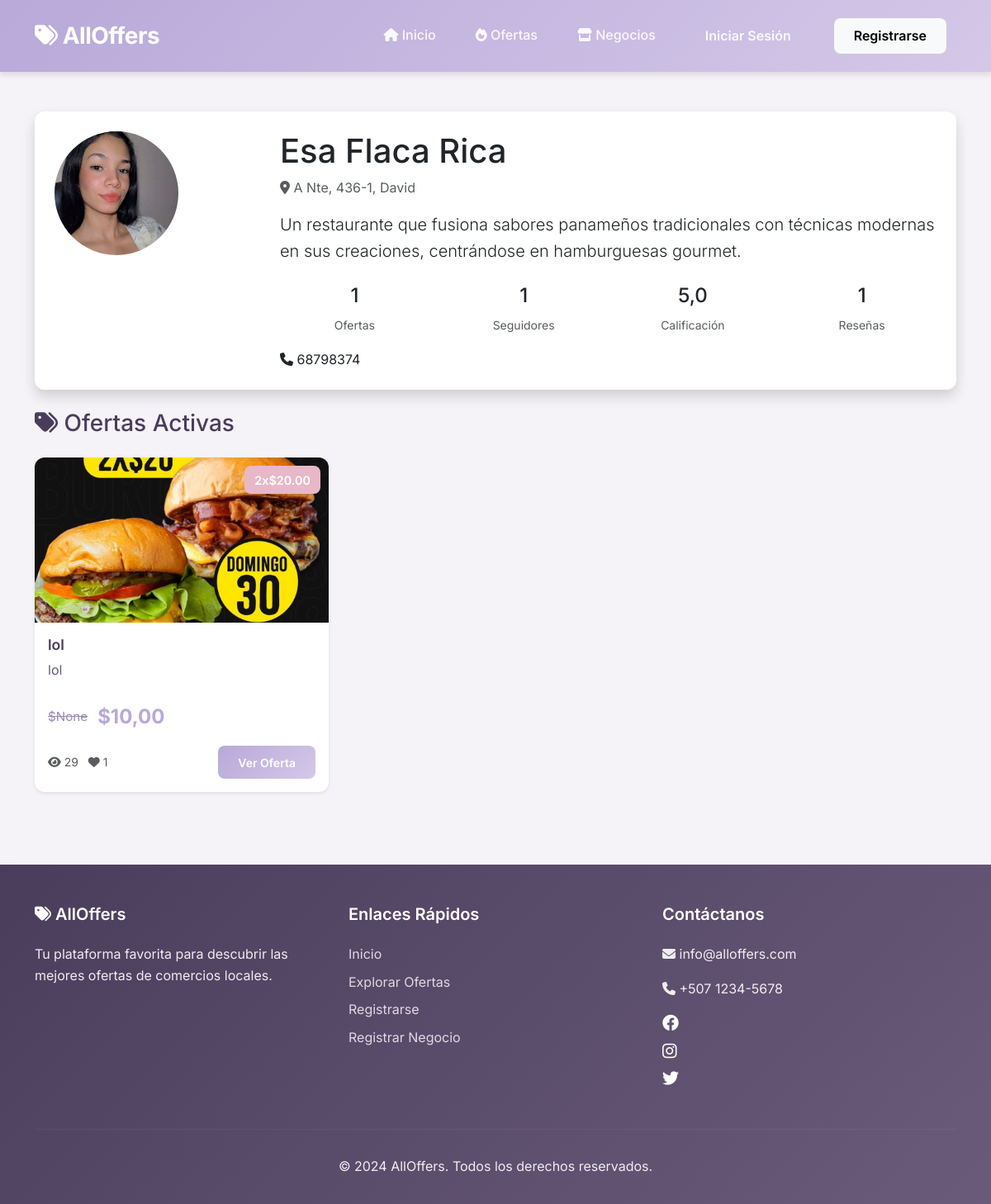
The page /business/2/ on the database its author committed.
### core/models.py (models this page shows, shortened)
class User(AbstractUser):
    ROLE_CHOICES = [
        ('admin', 'Administrador'),
        ('business', 'Empresa'),
        ('user', 'Usuario Final'),
    ]
    role = models.CharField(max_length=10, choices=ROLE_CHOICES, default='user')
    profile_image = models.ImageField(upload_to='profiles/', null=True, blank=True)
    latitude = models.FloatField(null=True, blank=True)
    longitude = models.FloatField(null=True, blank=True)
    location_name = models.CharField(max_length=255, blank=True)
    phone = models.CharField(max_length=20, blank=True)
    notifications_enabled = models.BooleanField(default=True)
    business_name = models.CharField(max_length=200, blank=True)
    business_description = models.TextField(blank=True)
    business_verified = models.BooleanField(default=False)
    business_vetted = models.BooleanField(default=False)
    veto_reason = models.TextField(blank=True)
    following_businesses = models.ManyToManyField(
        'self',
        symmetrical=False,
        related_name='followers',
        blank=True
    )
    following_categories = models.ManyToManyField(
        'Category',
        related_name='followers',
        blank=True
    )

class Offer(models.Model):
    business = models.ForeignKey(User, on_delete=models.CASCADE, related_name='offers')
    category = models.ForeignKey(Category, on_delete=models.PROTECT, related_name='offers')
    title = models.CharField(max_length=200)
    description = models.TextField()
    image = models.ImageField(upload_to='offers/', null=True, blank=True)
    original_price = models.DecimalField(
        max_digits=10,
        decimal_places=2,
        null=True,
        blank=True,
        validators=[MinValueValidator(Decimal('0.01'))],
        help_text="Precio unitario original. Opcional para ofertas tipo 'buy_x_for_price' (aplica a todo el menú)"
    )
    discount_type = models.CharField(
        max_length=20,
        choices=[
            ('percentage', 'Porcentaje'),
            ('fixed', 'Cantidad Fija'),
            ('buy_x_get_y', 'Compra X Lleva Y (ej: 2x1)'),
            ('buy_x_for_price', 'Compra X por Precio (ej: 2x20$)'),
        ],
        default='percentage'
    )
    discount_value = models.DecimalField(
        max_digits=10,
        decimal_places=2,
        null=True,
        blank=True,
        validators=[MinValueValidator(Decimal('0.01'))],
        help_text="Solo para tipos 'percentage' y 'fixed'"
    )
    quantity_x = models.PositiveIntegerField(
        default=1,
        help_text="Cantidad X (ej: para 2x1, X=2). Solo para tipos 'buy_x_get_y' y 'buy_x_for_price'"
    )
    quantity_y = models.PositiveIntegerField(
        default=1,
        null=True,
        blank=True,
        help_text="Cantidad Y (ej: para 2x1, Y=1). Solo para tipo 'buy_x_get_y'"
    )
    bundle_price = models.DecimalField(
        max_digits=10,
        decimal_places=2,
        null=True,
        blank=True,
        validators=[MinValueValidator(Decimal('0.01'))],
        help_text="Precio del paquete (ej: para 2x20$, precio=20). Solo para tipo 'buy_x_for_price'"
    )
    created_at = models.DateTimeField(auto_now_add=True)
    updated_at = models.DateTimeField(auto_now=True)
    expires_at = models.DateTimeField()
    views = models.PositiveIntegerField(default=0)
    likes = models.ManyToManyField(User, related_name='liked_offers', blank=True)
    is_active = models.BooleanField(default=True)
    class Meta:
        ordering = ['-created_at']
    @property
    def final_price(self):
        if self.discount_type == 'percentage':
            if self.discount_value and self.original_price:
                discount_amount = self.original_price * (self.discount_value / 100)
                return self.original_price - discount_amount
            return self.original_price or Decimal('0')
        elif self.discount_type == 'fixed':
            if self.discount_value and self.original_price:
                return max(self.original_price - self.discount_value, Decimal('0'))
            return self.original_price or Decimal('0')
        elif self.discount_type == 'buy_x_get_y':
            if self.quantity_x and self.quantity_y and self.original_price:
                total_items = self.quantity_x + self.quantity_y
                total_price = self.original_price * self.quantity_x
                return total_price / total_items
            return self.original_price or Decimal('0')
        elif self.discount_type == 'buy_x_for_price':
            if self.quantity_x and self.bundle_price:
                return self.bundle_price / self.quantity_x
            return self.original_price or Decimal('0')
        return self.original_price or Decimal('0')
    @property
    def offer_display(self):
        if self.discount_type == 'percentage':
            if self.discount_value:
                return f"-{self.discount_value}%"
            return ""
        elif self.discount_type == 'fixed':
            if self.discount_value:
                return f"-${self.discount_value}"
            return ""
        elif self.discount_type == 'buy_x_get_y':
            if self.quantity_x and self.quantity_y:
                return f"{self.quantity_x}x{self.quantity_y}"
            return ""
        elif self.discount_type == 'buy_x_for_price':
            if self.quantity_x and self.bundle_price:
                return f"{self.quantity_x}x${self.bundle_price}"
            return ""
        return ""

### core/views.py (the view)
# urls.py: path('business/<int:pk>/', views.business_profile, name='business_profile'),
def business_profile(request, pk):
    business = get_object_or_404(User, pk=pk, role='business')
    offers = business.offers.filter(
        is_active=True,
        expires_at__gt=timezone.now()
    ).order_by('-created_at')
    is_following = False
    if request.user.is_authenticated:
        is_following = request.user.following_businesses.filter(id=business.id).exists()
    stats = get_dashboard_stats(business)
    context = {
        'business': business,
        'offers': offers,
        'is_following': is_following,
        'stats': stats,
    }
    return render(request, 'business_dashboard/profile.html', context)

### core/templates/business_dashboard/profile.html (shortened to what this page needs)
{% extends 'base.html' %}
{% load static %}
{% block content %}
<div class="container my-5">
    <div class="card mb-4 shadow">
        <div class="card-body p-4">
            <div class="row">
                <div class="col-md-3 text-center">
                    {% if business.profile_image %}
                    <img src="{{ business.profile_image.url }}" class="rounded-circle mb-3" style="width: 150px; height: 150px; object-fit: cover;">
                    {% else %}
                    <div class="rounded-circle bg-primary text-white d-inline-flex align-items-center justify-content-center mb-3"
                         style="width: 150px; height: 150px; font-size: 4rem;">
                        {{ business.business_name|first|upper }}
                    </div>
                    {% endif %}
                </div>
                <div class="col-md-9">
                    <h1 class="mb-2">{{ business.business_name }}</h1>
                    <p class="text-muted mb-3">
                        <i class="fas fa-map-marker-alt"></i> {{ business.location_name }}
                    </p>
                    <p class="lead">{{ business.business_description }}</p>
                    <div class="row mt-4">
                        <div class="col-md-3 text-center">
                            <h4>{{ stats.total_offers }}</h4>
                            <small class="text-muted">Ofertas</small>
                        </div>
                        <div class="col-md-3 text-center">
                            <h4>{{ stats.followers_count }}</h4>
                            <small class="text-muted">Seguidores</small>
                        </div>
                        <div class="col-md-3 text-center">
                            <h4>{{ stats.avg_rating|floatformat:1 }}</h4>
                            <small class="text-muted">Calificación</small>
                        </div>
                        <div class="col-md-3 text-center">
                            <h4>{{ stats.total_reviews }}</h4>
                            <small class="text-muted">Reseñas</small>
                        </div>
                    </div>
                    {% if business.phone %}
                    <div class="mt-3">
                        <i class="fas fa-phone"></i> {{ business.phone }}
                    </div>
                    {% endif %}
                </div>
            </div>
        </div>
    </div>
    <h3 class="mb-4">
        <i class="fas fa-tags"></i> Ofertas Activas
    </h3>
    <div class="row">
        {% for offer in offers %}
        <div class="col-md-4 col-sm-6 mb-4">
            <div class="card offer-card h-100">
                <span class="offer-badge discount">{{ offer.offer_display }}</span>
                <img src="{% if offer.image %}{{ offer.image.url }}{% else %}{% if business.profile_image %}{{ business.profile_image.url }}{% else %}https://via.placeholder.com/400x200?text=AllOffers{% endif %}{% endif %}"
                     class="card-img-top"
                     alt="{{ offer.title }}">
                <div class="card-body d-flex flex-column">
                    <h5 class="card-title">{{ offer.title }}</h5>
                    <p class="card-text flex-grow-1">{{ offer.description|truncatewords:15 }}</p>
                    <div class="price-section mb-3">
                        <span class="original-price">${{ offer.original_price }}</span>
                        <span class="final-price">${{ offer.final_price }}</span>
                    </div>
                    <div class="d-flex justify-content-between align-items-center">
                        <small class="text-muted">
                            <i class="fas fa-eye"></i> {{ offer.views }}
                            <i class="fas fa-heart ms-2"></i> {{ offer.likes.count }}
                        </small>
                        <a href="{% url 'offer_detail' offer.id %}" class="btn btn-sm btn-primary">Ver Oferta</a>
                    </div>
                </div>
            </div>
        </div>
        {% endfor %}
    </div>
</div>
{% endblock %}

### core/templates/base.html (shortened to what this page needs)
{% load static %}
<!DOCTYPE html>
<html lang="es">
<head>
    <link href="https://cdn.jsdelivr.net/npm/bootstrap@5.3.0/dist/css/bootstrap.min.css" rel="stylesheet">
    <link rel="stylesheet" href="https://cdnjs.cloudflare.com/ajax/libs/font-awesome/6.4.0/css/all.min.css">
    <link rel="stylesheet" href="{% static 'css/main.css' %}">
    <link rel="stylesheet" href="{% static 'css/dashboard.css' %}">
    <link rel="stylesheet" href="{% static 'css/sidebar.css' %}">
</head>
<body>
    <nav class="navbar navbar-expand-lg sticky-top">
        <div class="container">
            <a class="navbar-brand" href="{% url 'home' %}">
                <i class="fas fa-tags"></i> AllOffers
            </a>
            <div class="collapse navbar-collapse" id="navbarNav">
                <ul class="navbar-nav ms-auto">
                    <li class="nav-item">
                        <a class="nav-link" href="{% url 'home' %}">
                            <i class="fas fa-home"></i> Inicio
                        </a>
                    </li>
                    <li class="nav-item">
                        <a class="nav-link" href="{% url 'offers_list' %}">
                            <i class="fas fa-fire"></i> Ofertas
                        </a>
                    </li>
                    <li class="nav-item">
                        <a class="nav-link" href="{% url 'businesses_list' %}">
                            <i class="fas fa-store"></i> Negocios
                        </a>
                    </li>
                    {% if user.is_authenticated %}
                        {% if user.is_admin %}
                            <li class="nav-item">
                                <a class="nav-link" href="{% url 'admin_dashboard' %}">
                                    <i class="fas fa-chart-line"></i> Dashboard
                                </a>
                            </li>
                        {% elif user.is_business %}
                            <li class="nav-item">
                                <a class="nav-link" href="{% url 'business_dashboard' %}">
                                    <i class="fas fa-store"></i> Mi Negocio
                                </a>
                            </li>
                        {% endif %}
                        <li class="nav-item">
                            <a class="nav-link position-relative" href="{% url 'user_notifications' %}">
                                <i class="fas fa-bell"></i>
                                <span class="notification-badge" style="display: none;">0</span>
                            </a>
                        </li>
                        <li class="nav-item dropdown">
                            <a class="nav-link dropdown-toggle" href="#" id="userDropdown" role="button" data-bs-toggle="dropdown">
                                <i class="fas fa-user"></i> {{ user.username }}
                            </a>
                            <ul class="dropdown-menu dropdown-menu-end">
                                <li><a class="dropdown-item" href="{% url 'user_profile' %}">
                                    <i class="fas fa-user-circle"></i> Perfil
                                </a></li>
                                <li><a class="dropdown-item" href="{% url 'user_following' %}">
                                    <i class="fas fa-heart"></i> Siguiendo
                                </a></li>
                                <li><hr class="dropdown-divider"></li>
                                <li><a class="dropdown-item" href="{% url 'logout' %}">
                                    <i class="fas fa-sign-out-alt"></i> Cerrar Sesión
                                </a></li>
                            </ul>
                        </li>
                    {% else %}
                        <li class="nav-item">
                            <a class="btn btn-outline-light me-2" href="{% url 'login' %}">Iniciar Sesión</a>
                        </li>
                        <li class="nav-item">
                            <a class="btn btn-light" href="{% url 'register' %}">Registrarse</a>
                        </li>
                    {% endif %}
                </ul>
            </div>
        </div>
    </nav>
    {% block content %}{% endblock %}
    <footer class="footer">
        <div class="container">
            <div class="row">
                <div class="col-md-4 mb-4">
                    <h5><i class="fas fa-tags"></i> AllOffers</h5>
                    <p>Tu plataforma favorita para descubrir las mejores ofertas de comercios locales.</p>
                </div>
                <div class="col-md-4 mb-4">
                    <h5>Enlaces Rápidos</h5>
                    <a href="{% url 'home' %}">Inicio</a>
                    <a href="{% url 'offers_list' %}">Explorar Ofertas</a>
                    {% if not user.is_authenticated %}
                        <a href="{% url 'register' %}">Registrarse</a>
                        <a href="{% url 'request_business' %}">Registrar Negocio</a>
                    {% endif %}
                </div>
                <div class="col-md-4 mb-4">
                    <h5>Contáctanos</h5>
                    <p><i class="fas fa-envelope"></i> info@alloffers.com</p>
                    <p><i class="fas fa-phone"></i> +507 1234-5678</p>
                    <div class="mt-3">
                        <a href="#" class="text-white me-3"><i class="fab fa-facebook fa-lg"></i></a>
                        <a href="#" class="text-white me-3"><i class="fab fa-instagram fa-lg"></i></a>
                        <a href="#" class="text-white"><i class="fab fa-twitter fa-lg"></i></a>
                    </div>
                </div>
            </div>
            <hr style="border-color: rgba(255,255,255,0.2);">
            <div class="text-center py-3">
                <p class="mb-0">&copy; 2024 AllOffers. Todos los derechos reservados.</p>
            </div>
        </div>
    </footer>
</body>
</html>

### rows shown on the page
User: profile_image (placeholder picture), business_name "Esa Flaca Rica", location_name "A Nte, 436-1, David", business_description "Un restaurante que fusiona sabores panameños tradicionales con técnicas modernas en sus creaciones, centrándose en hamburguesas gourmet.", phone "68798374"
Offer: offer_display "2x$20.00", image (picture), title "lol", description "lol", original_price "None", final_price "10,00", views "29", likes.count "1"

### other values the page prints
{{ stats.total_offers }} "1"
{{ stats.followers_count }} "1"
{{ stats.avg_rating|floatformat:1 }} "5,0"
{{ stats.total_reviews }} "1"
